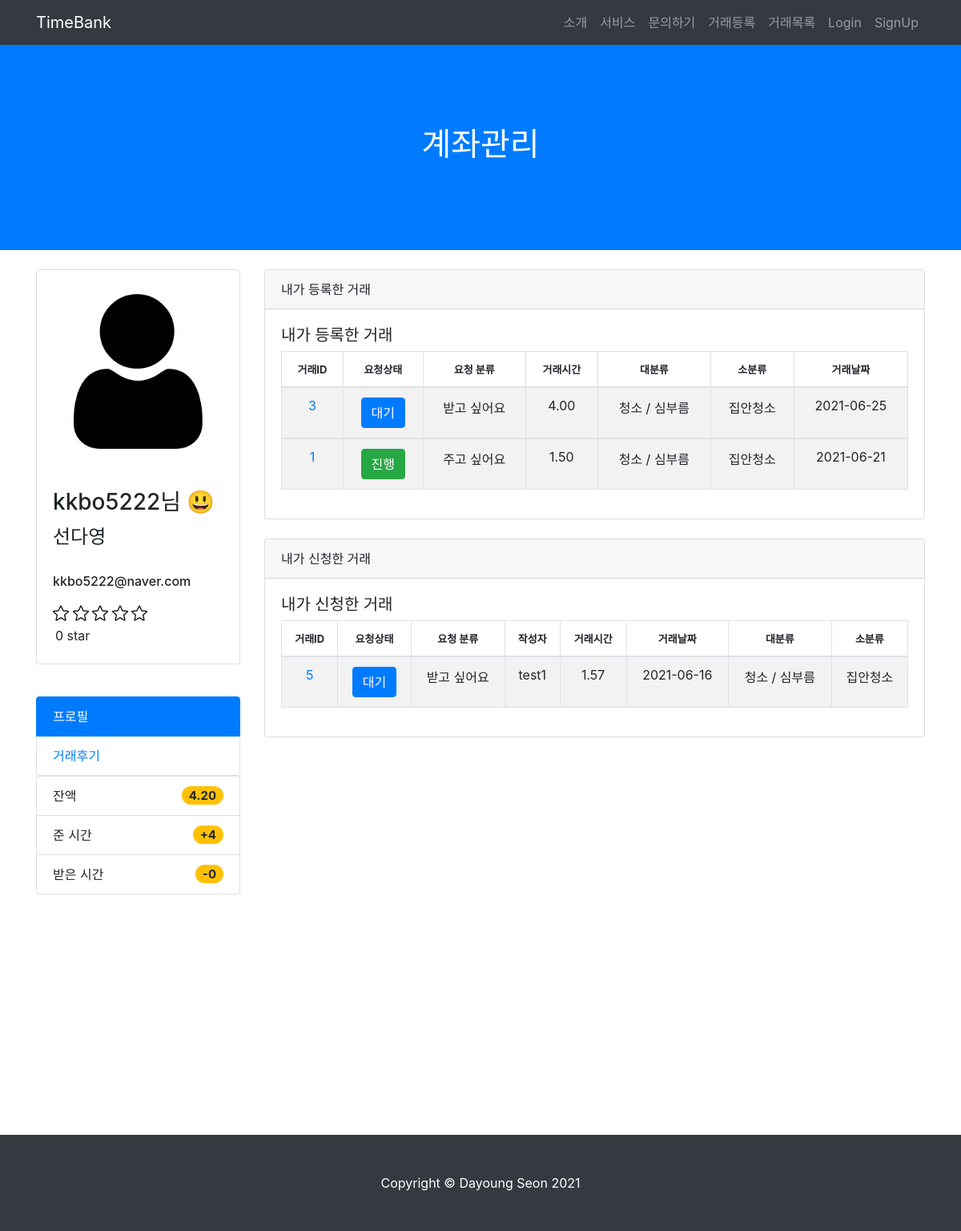
/account/kkbo5222/account, run on an earlier commit of the app's database.
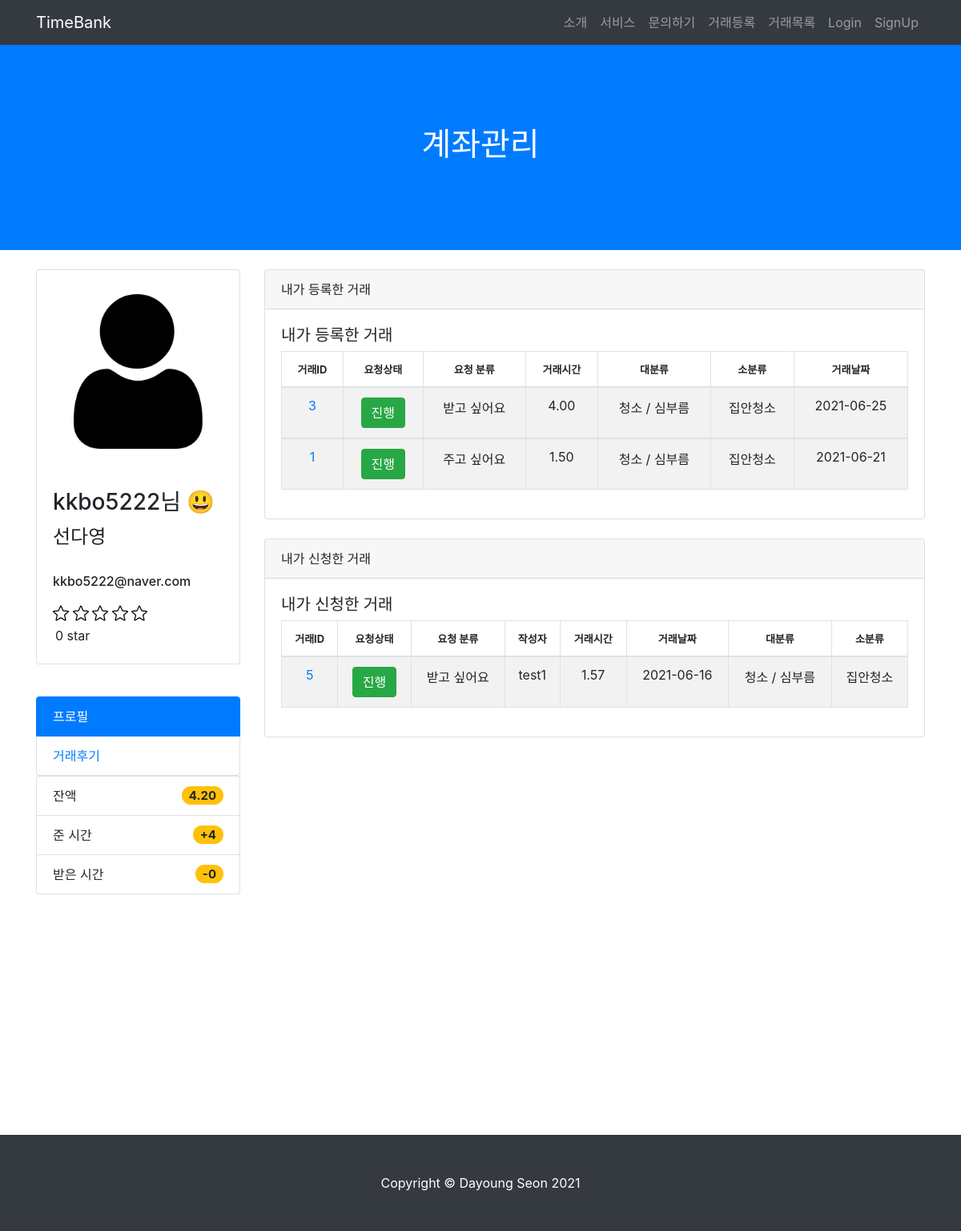
And on a later commit of the database.
### TimeBank_account/models.py (models this page shows)
class User(AbstractUser):
    username = models.CharField(max_length=64, verbose_name='사용자ID', unique=True)
    email = models.EmailField(max_length=128, verbose_name='E-mail')
    name = models.CharField(max_length=64, verbose_name='이름')
    password = models.CharField(max_length=100, verbose_name='비밀번호')
    contact = models.CharField(max_length=150, verbose_name='연락처')
    birth = models.CharField(max_length=150, verbose_name='생년월일')
    user_age = models.CharField(max_length=50, verbose_name='연령대')
    gender_choice = [('여성','여성'),('남성','남성'),('기타','기타')]
    gender = models.CharField(max_length=2, choices=gender_choice, verbose_name='성별')
    balance = models.DecimalField(decimal_places=2, max_digits=5,verbose_name='잔액', default=0)
    registered_dtn = models.DateField(auto_now_add=True, verbose_name='가입일자')
    image = models.ImageField(upload_to="images/", blank=True)
    about = models.TextField(verbose_name="소개말", blank=True)
    object = CustomUserManager()
    user_mode = [('코디네이터','코디네이터'),('사용자','사용자')]
    mode = models.CharField(max_length=60, choices=user_mode, verbose_name='유저등급', default='사용자', null=True)
    star = models.IntegerField(validators=[MinValueValidator(1), MaxValueValidator(5)], null=True, verbose_name='평균평점')
    def __str__(self):
        return self.username
    class Meta:
        db_table = 'TimeBank_user'

### TimeBank_app/models.py (models this page shows, shortened)
class Post(models.Model):
    date = models.CharField(max_length=140)
    start_time = models.CharField(max_length=140)
    end_time = models.CharField(max_length=140)
    service_choice = (('주고싶어요','주고싶어요'),('받고싶어요','받고싶어요'))
    service = models.CharField(max_length=50, choices=service_choice)
    location = models.CharField(max_length=140)
    main_list = (('청소 / 심부름','청소 / 심부름'),
     ('몸 가꾸기 / 치장하기','몸 가꾸기 / 치장하기'),
     ('수선/ 수리','수선/ 수리'),
     ('상담','상담'),
     ('이동','이동'),
     ('먹기','먹기'),
     ('교육 / 여가생활','교육 / 여가생활'),
     ('정서지지','정서지지'),
     ('돌봄','돌봄'),
     ('식물 가꾸기','식물 가꾸기'),
     ('모임 장소 대여','모임 장소 대여'),
     ('의사소통','의사소통'),
     ('건강관리','건강관리'),
     ('기타','기타'),
     )
    mainwork = models.CharField(max_length=100, choices=main_list, null=True)
    subwork = models.CharField(max_length=200, verbose_name='세부 목록', default='')
    content = models.TextField(verbose_name='내용')
    created_at = models.DateTimeField(auto_now_add=True, verbose_name='등록시간')
    tok = models.DecimalField(default=1, decimal_places=2, max_digits=5, verbose_name='거래시간')
    author = models.ForeignKey('TimeBank_account.User', on_delete=models.CASCADE, verbose_name='작성자')
    status_list = (('대기','대기'),('진행','진행'),('완료','완료'),('완료확정','완료확정'),('중단','중단'))
    status = models.CharField(max_length=50, choices=status_list, default='대기')
    respond_list = (('요청대기','요청대기'),('요청승인', '요청승인'),('요청거절','요청거절'))
    respond = models.CharField(max_length=50, choices=respond_list, verbose_name='승인상태', default='요청대기')
    applicants = models.ManyToManyField('self', blank = True, related_name='apply_user', through='Apply', symmetrical=False)
    giver = models.ForeignKey('TimeBank_account.User', on_delete=models.CASCADE, related_name='give_user', verbose_name='주는사람', null=True)
    taker = models.ForeignKey('TimeBank_account.User', on_delete=models.CASCADE, related_name='take_user', verbose_name='받는사람', null=True)
    class Meta:
        ordering = ['-created_at']

class Apply(models.Model):
    from_post = models.ForeignKey('TimeBank_app.Post', related_name='apply_post', on_delete=models.CASCADE)
    to_user = models.ForeignKey('TimeBank_account.User', related_name='apply_user', on_delete=models.CASCADE)
    create_at = models.DateTimeField(auto_now=True)
    class Meta:
        unique_together = (('from_post', 'to_user'))

### TimeBank_account/views.py (the view)
# urls.py: path('<str:username>/account', views.account_history, name="account"),
def account_history(request, username):
    user_profile = get_object_or_404(User,username=username)
    posts = Post.objects.all()
    my_posts = posts.filter(author = user_profile)
    regsiter_posts = Apply.objects.filter(to_user = user_profile)
    plus_list = Account.objects.filter(giver= user_profile).aggregate(Sum('tok'))
    plus_tok = plus_list['tok__sum']
    minus_list = Account.objects.filter(taker= user_profile).aggregate(Sum('tok'))
    minus_tok = minus_list['tok__sum']
    if minus_tok == None:
        minus_tok = 0
    else:
        minus_tok
    if plus_tok == None:
        plus_tok = 0
    recieved_reviews = Review.objects.filter(partner=user_profile)
    recieved_review_num = len(recieved_reviews)
    if recieved_review_num == 0:
        avg_star = 0
    else:
        avg_star = user_profile.star/recieved_review_num
    if 0<=avg_star<1:
        avg_star_view = 0
    elif 1<=avg_star<2:
        avg_star_view = 1
    elif 2<=avg_star<3:
        avg_star_view = 2
    elif 3<=avg_star<4:
        avg_star_view = 3
    elif 4<=avg_star<5:
        avg_star_view = 4
    elif avg_star==5:
        avg_star_view = 5
    context = {'user_profile':user_profile, 'my_posts': my_posts, 'regsiter_posts': regsiter_posts,
         'plus_tok':plus_tok, 'minus_tok':minus_tok, 'avg_star':avg_star, "avg_star_view":avg_star_view}
    return render(request, "account.html",context)

### TimeBank_account/templates/account.html (shortened to what this page needs)
{% load static %}
<html lang="en">
<head>
  <link href="{% static 'vendor/bootstrap/css/bootstrap.min.css' %}" rel="stylesheet">
  <link href="{% static 'css/scrolling-nav.css' %}" rel="stylesheet">
</head>
<body id="page-top">
 <nav class="navbar navbar-expand-lg navbar-dark bg-dark fixed-top" id="mainNav">
  <div class="container">
    <a class="navbar-brand js-scroll-trigger" href="{% url 'index' %}">TimeBank</a>
    <div class="collapse navbar-collapse" id="navbarResponsive">
      <ul class="navbar-nav ml-auto">
        <li class="nav-item">
          <a class="nav-link js-scroll-trigger" href="{% url 'index' %}">소개</a>
        </li>
        <li class="nav-item">
          <a class="nav-link js-scroll-trigger" href="{% url 'index' %}">서비스</a>
        </li>
        <li class="nav-item">
          <a class="nav-link js-scroll-trigger" href="{% url 'index' %}">문의하기</a>
        </li>
        <li class="nav-item">
          <a class="nav-link js-scroll-trigger" href="{% url 'new_post' %}">거래등록</a>
        </li>
      <li class="nav-item">
        <a class="nav-link js-scroll-trigger" href="{% url 'post_list' %}">거래목록</a>
      </li>
        {% if user.is_authenticated %}
        <li class="nav-item">
          <a class="nav-link js-scroll-trigger" href="{% url 'profile' user.username %}">{{ user.get_username }}</a>
        </li>
        <li class="nav-item">
          <form action="{% url 'logout' %}" method="POST">
            {% csrf_token %}
            <input type="submit" class="nav-link logout" href="{% url 'logout' %}" value="Logout" style="border: none; background: transparent;">
          </form>
        </li>
        {% else %}
        <li class="nav-item">
          <a class="nav-link js-scroll-trigger" href="{% url 'login' %}">Login</a>
        </li>
        <li class="nav-item">
          <a class="nav-link js-scroll-trigger" href="{% url 'register' %}">SignUp</a>
        </li>
        {% endif %}
      </ul>
    </div>
  </div>
</nav>
  <header class="bg-primary text-white">
    <div class="container text-center">
      <h1>계좌관리</h1>
    </div>
  </header>
 <div class="container">
  <div class="row">
    <div class="col-lg-3">
      <div class="card mt-4">
        {% if user_profile.image %}
        <img class="card-img-top img-fluid" src="{{ user.image.url }}" alt="user" style="padding: 30px;">
        {% else %}
        <img class="card-img-top img-fluid" src="/static/img/user.png" alt="user" style="padding: 30px;">
        {% endif %}
        <div class="card-body">
          <h3 class="card-title">{{ user_profile.username }}님 😃</h3>
          <h4>{{ user_profile.name }}</h4><br>
          <h6>{{ user_profile.email }}</h6>
          <span>
            {% if avg_star_view == 0 %}
              <img width="20" height="20"/>
              <img width="20" height="20"/>
              <img width="20" height="20"/>
              <img width="20" height="20"/>
              <img width="20" height="20"/>
              {% elif avg_star_view == 5 %}
              &#11088;&#11088;&#11088;&#11088;
              {% endif %}
          </span>
           <div style="margin: 3px; margin-top:5px;">{{avg_star}} star</div>
        </div>
      </div>
      <p><br></p>
      {% if user_profile.username == user.get_username %}
      <div class="list-group">
        <a href="{% url 'profile' user_profile.username %}" class="list-group-item active">프로필</a>
        <a href="{% url 'balance' user_profile.username %}" class="list-group-item">시간계좌</a>
        <a href="{% url 'account' user_profile.username %}" class="list-group-item">거래내역</a>
        <a href="{% url 'my_review' user_profile.username %}" class="list-group-item">거래후기</a>
      </div>
      <br><br>
    {% else %}
      {% if user_profile.mode == '코디네이터' %}
      <div class="list-group">
        <a href="{% url 'profile' user_profile.username %}" class="list-group-item active">프로필</a>
        <a href="{% url 'balance' user_profile.username %}" class="list-group-item">시간계좌</a>
        <a href="{% url 'account' user_profile.username %}" class="list-group-item">거래내역</a>
        <a href="{% url 'my_review' user_profile.username %}" class="list-group-item">거래후기</a>
      </div>
      <br><br>
      {% else %}
      <div class="list-group">
        <a href="{% url 'profile' user_profile.username %}" class="list-group-item active">프로필</a>
        <a href="{% url 'my_review' user_profile.username %}" class="list-group-item">거래후기</a>
      </div>
      {% endif %}
    {% endif %}
      <ul class="list-group">
        <li class="list-group-item d-flex justify-content-between align-items-center">
          잔액
          <span class="badge badge-warning badge-pill" style="font-size: 15px;">{{ user_profile.balance }}</span>
        </li>
        <li class="list-group-item d-flex justify-content-between align-items-center">
          준 시간
          <span class="badge badge-warning badge-pill" style="font-size: 15px;">+{{plus_tok}}</span>
        </li>
        <li class="list-group-item d-flex justify-content-between align-items-center">
          받은 시간
          <span class="badge badge-warning badge-pill" style="font-size: 15px;">-{{minus_tok}}</span>
        </li>
      </ul>
    </div>
    <div class="col-lg-9">
      <div class="card card-outline-secondary my-4">
        <div class="card-header">
          내가 등록한 거래
        </div>
        <div class="card-body">
          <h5>내가 등록한 거래</h5>
          <table id="example" class="table table-striped table-bordered" style="width:100%">
            <thead>
              <tr>
                <th style="font-size: 13px; text-align: center;">거래ID</th>
                  <th style="font-size: 13px; text-align: center;">요청상태</th>
                  <th style="font-size: 13px; text-align: center;">요청 분류</th>
                  <th style="font-size: 13px; text-align: center;">거래시간</th>
                  <th style="font-size: 13px; text-align: center;">대분류</th>
                  <th style="font-size: 13px; text-align: center;">소분류</th>
                  <th style="font-size: 13px; text-align: center;">거래날짜</th>
            </tr>
            </thead>
            <tbody>
              {% for my_post in my_posts %}
                <tr>
                  <td style="text-align: center;"><a href="{% url 'post_detail' my_post.id %}">{{ my_post.id }}</td>
                  {% if my_post.status == "대기" %}
                    <td style="text-align: center;"><button type="button" class="btn btn-primary">{{ my_post.status}}</button></td>
                  {% elif my_post.status == "진행" %}
                    <td style="text-align: center;"><button type="button" class="btn btn-success">{{ my_post.status}}</button></td>
                  {% elif my_post.status == "완료" %}
                    <td style="text-align: center;"><button type="button" class="btn btn-warning">{{ my_post.status}}</button></td>
                  {% elif my_post.status == "완료확정" %}
                    <td style="text-align: center;"><button type="button" class="btn btn-warning">{{ my_post.status}}</button></td>
                  {% elif my_post.status == "중단" %}
                    <td style="text-align: center;"><button type="button" class="btn btn-secondary">{{ my_post.status}}</button></td>
                  {% endif %}
                  <td style="text-align: center;">{{ my_post.service }}</td>
                  <td style="text-align: center;">{{ my_post.tok }}</td>
                  <td style="text-align: center;">{{ my_post.mainwork }}</td>
                  <td style="text-align: center;">{{ my_post.subwork }}</td>
                  <td style="text-align: center;">{{ my_post.date }}</td>
                </tr>
            </tbody>
            {% endfor %}
          </table>
        </div>
      </div>
      <div class="card card-outline-secondary my-4">
        <div class="card-header">
          내가 신청한 거래
        </div>
        <div class="card-body">
          <h5>내가 신청한 거래</h5>
          <table id="example" class="table table-striped table-bordered" style="width:100%">
            <thead>
                <tr>
                  <th style="font-size: 13px; text-align: center;">거래ID</th>
                  <th style="font-size: 13px; text-align: center;">요청상태</th>
                  <th style="font-size: 13px; text-align: center;">요청 분류</th>
                  <th style="font-size: 13px; text-align: center;">작성자</th>
                  <th style="font-size: 13px; text-align: center;">거래시간</th>
                  <th style="font-size: 13px; text-align: center;">거래날짜</th>
                  <th style="font-size: 13px; text-align: center;">대분류</th>
                  <th style="font-size: 13px; text-align: center;">소분류</th>
                </tr>
            </thead>
            {% for regsiter_post in regsiter_posts %}
                <tr>
                  <td style="text-align: center;"><a href="{% url 'post_detail' regsiter_post.from_post.id %}">{{ regsiter_post.from_post.id }}</a></td>
                  {% if regsiter_post.from_post.status == "대기" %}
                    <td style="text-align: center;"><button type="button" class="btn btn-primary">{{ regsiter_post.from_post.status}}</button></td>
                  {% elif regsiter_post.from_post.status == "진행" %}
                    <td style="text-align: center;"><button type="button" class="btn btn-success">{{ regsiter_post.from_post.status}}</button></td>
                  {% elif regsiter_post.from_post.status == "완료" %}
                    <td style="text-align: center;"><button type="button" class="btn btn-warning">{{ regsiter_post.from_post.status}}</button></td>
                  {% elif regsiter_post.from_post.status == "완료확정" %}
                    <td style="text-align: center;"><button type="button" class="btn btn-warning">{{ regsiter_post.from_post.status}}</button></td>
                  {% elif regsiter_post.from_post.status == "중단" %}
                    <td style="text-align: center;"><button type="button" class="btn btn-secondary">{{ regsiter_post.from_post.status}}</button></td>
                  {% endif %}
                    <td style="text-align: center;">{{ regsiter_post.from_post.service }}</td>
                    <td style="text-align: center;">{{ regsiter_post.from_post.author }}</td>
                    <td style="text-align: center;">{{ regsiter_post.from_post.tok }}</td>
                    <td style="text-align: center;">{{ regsiter_post.from_post.date }}</td>
                    <td style="text-align: center;">{{ regsiter_post.from_post.mainwork }}</td>
                    <td style="text-align: center;">{{ regsiter_post.from_post.subwork }}</td>
                </tr>
                {% endfor %}
          </table>
        </div>
    </div>
  </div>
</div>
</div>
<section id="about">
</section>
  <footer class="py-5 bg-dark">
    <div class="container">
      <p class="m-0 text-center text-white">Copyright &copy; Dayoung Seon 2021</p>
    </div>
  </footer>
</body>

### TimeBank_account/static/css/scrolling-nav.css (style rules this page uses)
header { padding: 156px 0 100px; }
section { padding: 150px 0; }

What changed in the data, as far as the page shows it:
removed Apply: from_post.id "5", from_post.status "대기", from_post.service "받고 싶어요", from_post.author "test1", from_post.tok "1.57", from_post "2021-06-16", from_post.mainwork "청소 / 심부름", from_post.subwork "집안청소"
changed Post "받고 싶어요": status "대기" → "진행"
added Apply: from_post.id "5", from_post.status "진행", from_post.service "받고 싶어요", from_post.author "test1", from_post.tok "1.57", from_post "2021-06-16", from_post.mainwork "청소 / 심부름", from_post.subwork "집안청소"
